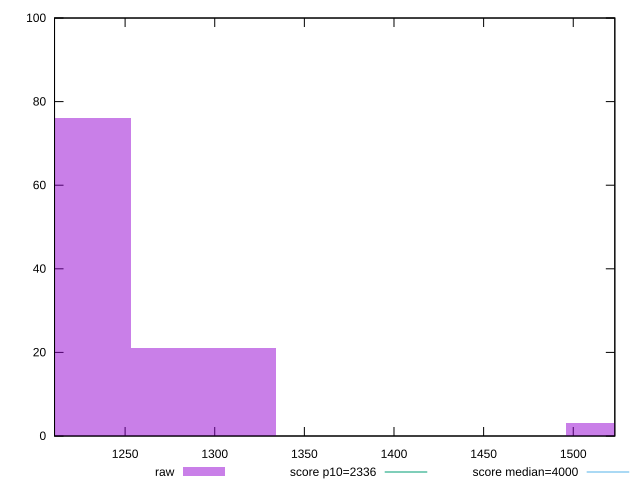

Write the gnuplot code that produced this figure.
reset

$raw <<EOF
1536.535460815196 3
1213.0543111698917 76
1293.9245985812177 21
EOF

set key outside below
set boxwidth 80.8702874113261
set xrange [1210.6347:1523.1894999999997]
set yrange [0:100]
set trange [0:100]
set style fill transparent solid 0.5 noborder

set parametric
set terminal svg size 640, 490 enhanced background rgb 'white'
set output "reports/report_00032_2021-02-25T10-28-15.087Z/first-contentful-paint/samples/agenda/raw/histogram.svg"

plot $raw title "raw" with boxes, \
     2336,t title "score p10=2336", \
     4000,t title "score median=4000"

reset
